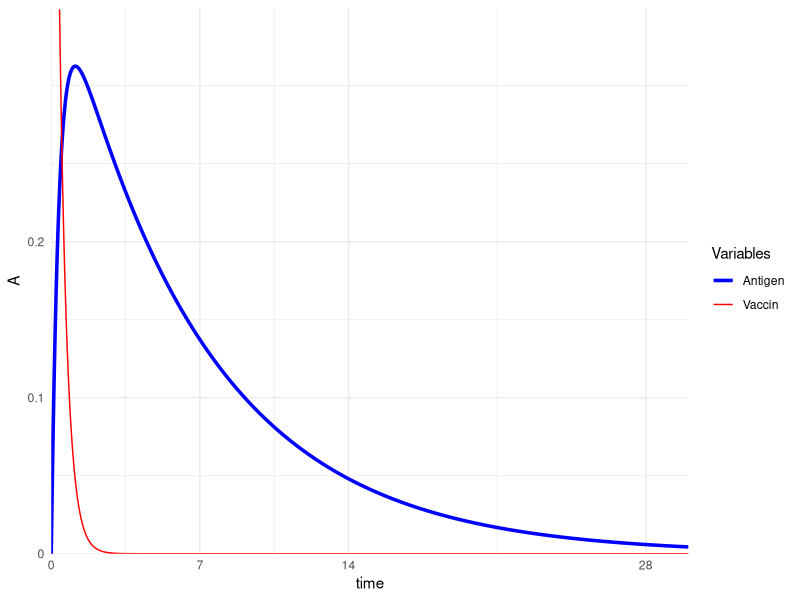

Write R code to recreate this figure.
library(ggplot2)
library(deSolve)


delta_V = 2.7
delta_A = 0.15

derivs <- function(t, y, parms) {
  with(as.list(c(y, parms)), {
    V =  exp(-(delta_V * t))
    dA = V - delta_A * A
    return(list(c(dA)))
  })
}

y0 <- c( A = 0)

times <- seq(from = 0, to = 365, by = 0.01)

model_data <- ode(y = y0, times = times, func = derivs, parms = c(delta_V, delta_A))

ggplot(data = as.data.frame(model_data), aes(x = time)) +
  geom_line(aes(y = A, color = "Antigen"), linewidth = 1.2) +
  geom_line(aes(y = exp(-(delta_V * time)), color = "Vaccin")) +
  scale_x_continuous(expand=c(0,0), breaks=c(0,7,14,28),
                     label=c("0","7","14", "28"),
                     limits = c(0,30)) +
  scale_y_continuous(expand=c(0,0), breaks=c(0,0.1,0.2),
                     label=c("0","0.1","0.2"),
                     limits = c(0,0.35)) +
  scale_color_manual(name = "Variables", values = c( "Antigen"="blue","Vaccin" = "red")) +
  theme_minimal()
